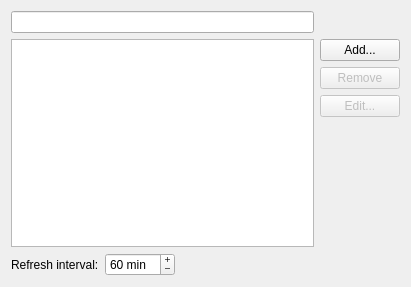
<?xml version="1.0" encoding="UTF-8"?>
<ui version="4.0">
 <class>Core::Internal::LocatorSettingsWidget</class>
 <widget class="QWidget" name="Core::Internal::LocatorSettingsWidget">
  <property name="geometry">
   <rect>
    <x>0</x>
    <y>0</y>
    <width>411</width>
    <height>287</height>
   </rect>
  </property>
  <property name="windowTitle">
   <string>Configure Filters</string>
  </property>
  <layout class="QGridLayout" name="gridLayout">
   <item row="0" column="0">
    <widget class="Utils::FancyLineEdit" name="filterEdit"/>
   </item>
   <item row="1" column="0">
    <widget class="Utils::TreeView" name="filterList"/>
   </item>
   <item row="1" column="1">
    <layout class="QVBoxLayout">
     <item>
      <widget class="QPushButton" name="addButton">
       <property name="text">
        <string>Add...</string>
       </property>
      </widget>
     </item>
     <item>
      <widget class="QPushButton" name="removeButton">
       <property name="enabled">
        <bool>false</bool>
       </property>
       <property name="text">
        <string>Remove</string>
       </property>
      </widget>
     </item>
     <item>
      <widget class="QPushButton" name="editButton">
       <property name="enabled">
        <bool>false</bool>
       </property>
       <property name="text">
        <string>Edit...</string>
       </property>
      </widget>
     </item>
     <item>
      <spacer>
       <property name="orientation">
        <enum>Qt::Vertical</enum>
       </property>
       <property name="sizeHint" stdset="0">
        <size>
         <width>20</width>
         <height>40</height>
        </size>
       </property>
      </spacer>
     </item>
    </layout>
   </item>
   <item row="2" column="0" colspan="2">
    <layout class="QHBoxLayout">
     <item>
      <widget class="QLabel" name="refreshIntervalLabel">
       <property name="toolTip">
        <string>Locator filters that do not update their cached data immediately, such as the custom directory filters, update it after this time interval.</string>
       </property>
       <property name="text">
        <string>Refresh interval:</string>
       </property>
      </widget>
     </item>
     <item>
      <widget class="QSpinBox" name="refreshInterval">
       <property name="frame">
        <bool>true</bool>
       </property>
       <property name="buttonSymbols">
        <enum>QAbstractSpinBox::PlusMinus</enum>
       </property>
       <property name="suffix">
        <string> min</string>
       </property>
       <property name="maximum">
        <number>320</number>
       </property>
       <property name="singleStep">
        <number>5</number>
       </property>
       <property name="value">
        <number>60</number>
       </property>
      </widget>
     </item>
     <item>
      <spacer>
       <property name="orientation">
        <enum>Qt::Horizontal</enum>
       </property>
       <property name="sizeHint" stdset="0">
        <size>
         <width>40</width>
         <height>20</height>
        </size>
       </property>
      </spacer>
     </item>
    </layout>
   </item>
  </layout>
 </widget>
 <customwidgets>
  <customwidget>
   <class>Utils::TreeView</class>
   <extends>QTreeView</extends>
   <header location="global">utils/itemviews.h</header>
  </customwidget>
  <customwidget>
   <class>Utils::FancyLineEdit</class>
   <extends>QLineEdit</extends>
   <header location="global">utils/fancylineedit.h</header>
  </customwidget>
 </customwidgets>
 <resources/>
 <connections/>
</ui>
